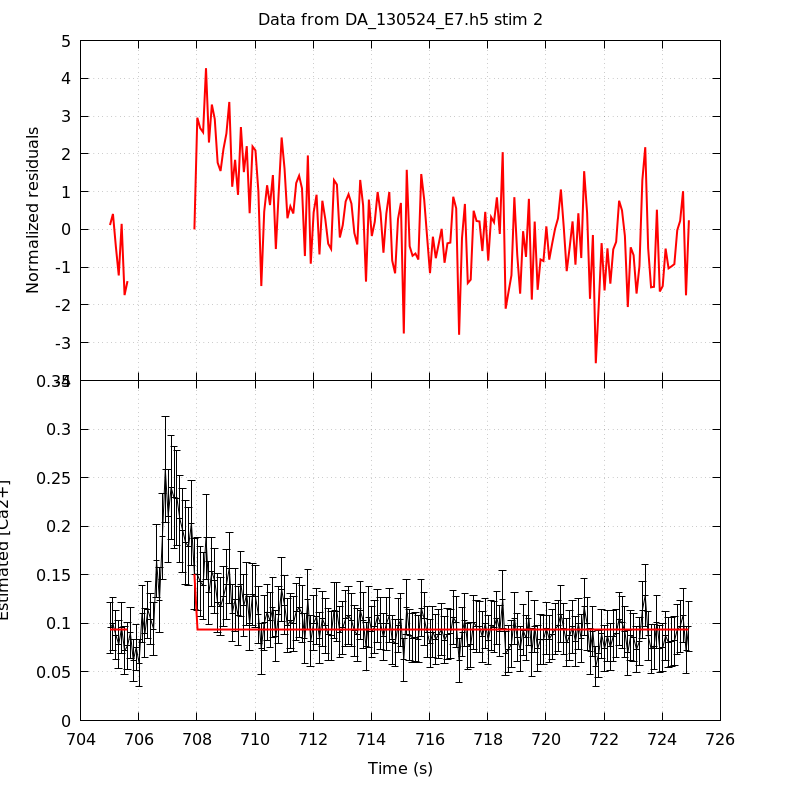

This figure's gnuplot source:
unset key
set grid
set multiplot title 'Data from DA_130524_E7.h5 stim 2' noenhanced layout 2,1 margins 0.1,0.9,0.1,0.95 spacing 0,0
set ylabel 'Normalized residuals'
set xtics format ''
plot 'DA_130524_E7_aba_RatioFit_s2' using 1:4 with lines linecolor rgb 'red' linewidth 2
set format x '%g'
set xlabel 'Time (s)'
set ylabel 'Estimated [Ca2+]'
plot 'DA_130524_E7_aba_CaRatio_s2' using 1:2:($3*1.96) with yerrorlines \
     linecolor rgb 'black' linewidth 1,                \
     'DA_130524_E7_aba_RatioFit_s2' using 1:3 with lines linecolor rgb 'red'\
     linewidth 2
unset multiplot
